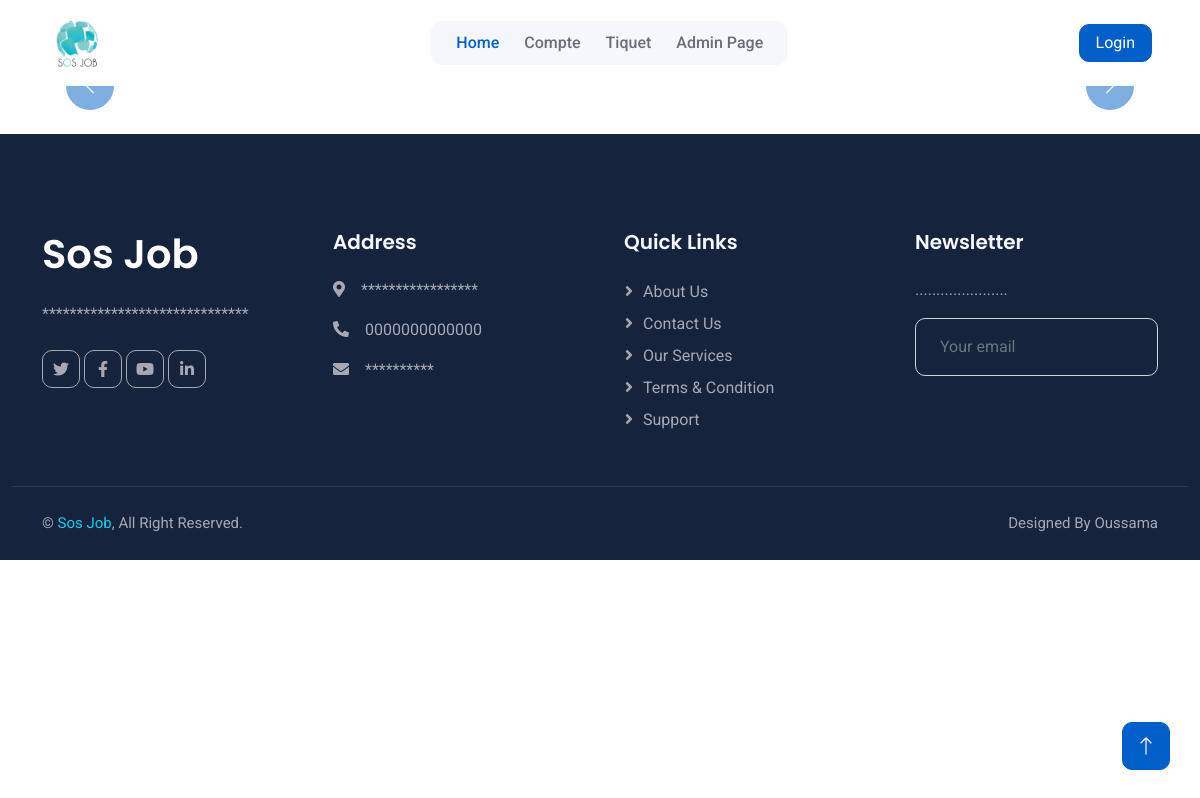
Before: / with the older database file.
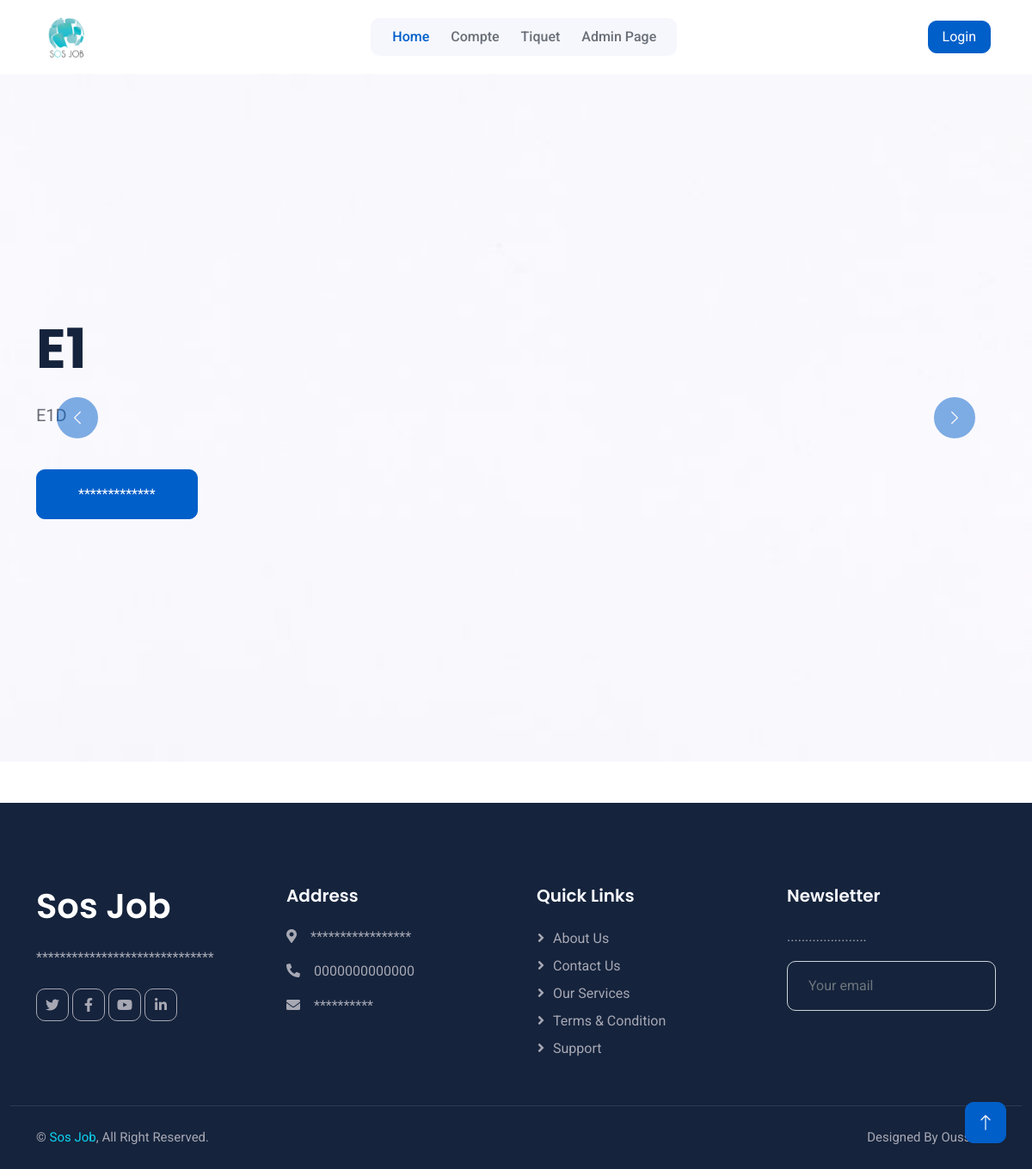
After: the same page with the newer database file.
### admin_Sos/models.py (models this page shows)
class Event(models.Model):
    Statut= (
        ('ELEVE','ELEVE'),
        ('MOYENE','MOYENE'),
        ('FAIBLE','FAIBLE'),
    )
    Name=models.CharField(null=True, blank=True,max_length=100)
    Description=models.CharField(null=True, blank=True,max_length=1000)
    priorite=models.CharField(null=True, blank=True,max_length=100,choices=Statut)
    image=models.ImageField(null=True, blank=True)
    Date_debut = models.DateField(null=True,blank=True)
    Date_fin = models.DateField(null=True,blank=True)

### admin_Sos/views.py (the view)
# urls.py: path('', views.IndexView, name='home'),
def IndexView(request):
    current_date = datetime.now().date()
    events = Event.objects.filter(Date_debut__lte=current_date, Date_fin__gte=current_date)
    print(events.count())
    events_eleve = []
    events_moyen = []
    events_faible = []
    for event in events:
        if event.priorite == "ELEVE":
            events_eleve.append(event)
        elif event.priorite == "MOYENE":
            events_moyen.append(event)
        elif event.priorite == "FAIBLE":
            events_faible.append(event)
    events_selected = []
    events_selected.extend(events_eleve[:4])
    events_selected.extend(events_moyen[:4 - len(events_selected)])
    events_selected.extend(events_faible[:4 - len(events_selected)])
    context = {
        'events': events_selected,
    }
    return render(request, 'Agent/index.html', context)

### Templates/Agent/index.html (shortened to what this page needs)
{% extends 'Agent/Base/homebase.html' %}
{% block body %}{% include 'Agent/content/content_index.html'%}{% endblock  %}

### Templates/Agent/Base/homebase.html (shortened to what this page needs)
{% load static %}
<!DOCTYPE html>
<html lang="en">
  <head>
    <link
      href="https://cdnjs.cloudflare.com/ajax/libs/font-awesome/5.10.0/css/all.min.css"
      rel="stylesheet"
    />
    <link
      href="https://cdn.jsdelivr.net/npm/bootstrap-icons@1.4.1/font/bootstrap-icons.css"
      rel="stylesheet"
    />
    <link href="{% static 'Site de Societe/lib/animate/animate.min.css' %}" rel="stylesheet" />
    <link href="{% static 'Site de Societe/lib/owlcarousel/assets/owl.carousel.min.css' %}" rel="stylesheet" />
    <link href="{% static 'Site de Societe/css/bootstrap.min.css'  %} " rel="stylesheet" />
    <link href="{% static 'Site de Societe/css/style.css' %} " rel="stylesheet" />
  </head>
<body>
  {% include  'Agent/Base/header.html' %}
        {% block body %}{% endblock  %}
        {% block foot %}
        {% include 'Agent/Base/footer.html' %}
        {% endblock  %}
</body>
</html>

### Templates/Agent/Base/header.html (shortened to what this page needs)
{% load static %}
<body>
  <nav
    class="navbar navbar-expand-lg bg-white navbar-light sticky-top px-4 px-lg-5"
  >
    <a href="{% url 'home' %}" class="navbar-brand d-flex align-items-center">
      <h1 class="m-0">
        <img
          class="img-fluid me-3"
          src="{% static 'Site de Societe/img/icon/icon_1.jpg' %}"
          alt=""
        />
      </h1>
    </a>
    <div class="collapse navbar-collapse" id="navbarCollapse">
      <div class="navbar-nav mx-auto bg-light rounded pe-4 py-3 py-lg-0">
        <a href="{% url 'home' %}" class="nav-item nav-link active">Home</a>
        <a href="{% url 'Userpage' %}" class="nav-item nav-link">Compte</a>
        <a href="{% url 'Tiquet' %}" class="nav-item nav-link">Tiquet</a>
        <a href="{% url 'home_admin' %}" class="nav-item nav-link">Admin Page</a>
      </div>
    </div>
    {% if not request.user.is_authenticated%}
    <a href="{% url 'login' %}" class="btn btn-primary px-3 d-none d-lg-block">Login</a>
    {% endif %}
  </nav>

### Templates/Agent/content/content_index.html (shortened to what this page needs)
{% load static %}
    <div class="container-fluid p-0 mb-5 wow fadeIn" data-wow-delay="0.1s">
      <div id="header-carousel" class="carousel slide" data-bs-ride="carousel">
        <div class="carousel-inner">
          {% for event in events %}
          <div class="carousel-item {% if forloop.first %} active{% endif %}">
            <img class="w-100" src="{{event.image.url}}" alt="Image"/>
            <div class="carousel-caption">
              <div class="container">
                <div class="row">
                  <div class="col-12 col-lg-6">
                    <h1 class="display-3 text-dark mb-4 animated slideInDown">
                      {{event.Name}}
                    </h1>
                    <p class="fs-5 text-body mb-5">
                      {{event.Description}}
                    </p>
                    <a href="" class="btn btn-primary py-3 px-5">*************</a>
                  </div>
                </div>
              </div>
            </div>
          </div>
          {% endfor %}
        </div>
        <button
          class="carousel-control-prev"
          type="button"
          data-bs-target="#header-carousel"
          data-bs-slide="prev"
        >
          <span class="carousel-control-prev-icon" aria-hidden="true"></span>
        </button>
        <button
          class="carousel-control-next"
          type="button"
          data-bs-target="#header-carousel"
          data-bs-slide="next"
        >
          <span class="carousel-control-next-icon" aria-hidden="true"></span>
        </button>
      </div>
    </div>

### Templates/Agent/Base/footer.html (shortened to what this page needs)
{% load static %}
    <div
      class="container-fluid bg-dark footer mt-5 pt-5 wow fadeIn"
      data-wow-delay="0.1s"
    >
      <div class="container py-5">
        <div class="row g-5">
          <div class="col-lg-3 col-md-6">
            <h1 class="text-white mb-4">
             Sos Job
            </h1>
            <p>
              ******************************
            </p>
            <div class="d-flex pt-2">
              <a class="btn btn-square me-1" href=""
                ><i class="fab fa-twitter"></i
              ></a>
              <a class="btn btn-square me-1" href=""
                ><i class="fab fa-facebook-f"></i
              ></a>
              <a class="btn btn-square me-1" href=""
                ><i class="fab fa-youtube"></i
              ></a>
              <a class="btn btn-square me-0" href=""
                ><i class="fab fa-linkedin-in"></i
              ></a>
            </div>
          </div>
          <div class="col-lg-3 col-md-6">
            <h5 class="text-light mb-4">Address</h5>
            <p>
              <i class="fa fa-map-marker-alt me-3"></i>*****************
            </p>
            <p><i class="fa fa-phone-alt me-3"></i>0000000000000</p>
            <p><i class="fa fa-envelope me-3"></i>**********</p>
          </div>
          <div class="col-lg-3 col-md-6">
            <h5 class="text-light mb-4">Quick Links</h5>
            <a class="btn btn-link" href="">About Us</a>
            <a class="btn btn-link" href="">Contact Us</a>
            <a class="btn btn-link" href="">Our Services</a>
            <a class="btn btn-link" href="">Terms & Condition</a>
            <a class="btn btn-link" href="">Support</a>
          </div>
          <div class="col-lg-3 col-md-6">
            <h5 class="text-light mb-4">Newsletter</h5>
            <p>......................</p>
            <div class="position-relative mx-auto" style="max-width: 400px">
              <input
                class="form-control bg-transparent w-100 py-3 ps-4 pe-5"
                type="text"
                placeholder="Your email"
              />
            </div>
          </div>
        </div>
      </div>
      <div class="container-fluid copyright">
        <div class="container">
          <div class="row">
            <div class="col-md-6 text-center text-md-start mb-3 mb-md-0">
              &copy; <a href="#">Sos Job</a>, All Right Reserved.
            </div>
            <div class="col-md-6 text-center text-md-end">
              Designed By Oussama</a>
            </div>
          </div>
        </div>
      </div>
    </div>
    <a href="#" class="btn btn-lg btn-primary btn-lg-square back-to-top"
      ><i class="bi bi-arrow-up"></i
    ></a>
</body>

### static/Site de Societe/css/style.css (style rules this page uses)
:root { --primary: #015FC9; --secondary: #0DD3F1; --light: #F6F7FC; --dark: #15233C; }
.back-to-top { position: fixed; display: none; right: 30px; bottom: 30px; z-index: 99; }
.btn { transition: .5s; }
.btn.btn-primary, .btn.btn-outline-primary:hover, .btn.btn-secondary, .btn.btn-outline-secondary:hover { color: #FFFFFF; }
.btn-square { width: 38px; height: 38px; }
.btn-lg-square { width: 48px; height: 48px; }
.btn-square, .btn-sm-square, .btn-lg-square { padding: 0; display: flex; align-items: center; justify-content: center; font-weight: normal; }
.navbar.sticky-top { top: -100px; transition: .5s; }
.navbar .navbar-brand img { max-height: 60px; }
.navbar .navbar-nav .nav-link { margin-left: 25px; padding: 10px 0; color: #696E77; font-weight: 500; outline: none; }
.navbar .navbar-nav .nav-link:hover, .navbar .navbar-nav .nav-link.active { color: var(--primary); }
.carousel-caption { top: 0; left: 0; right: 0; bottom: 0; display: flex; align-items: center; text-align: start; z-index: 1; }
.carousel-control-prev, .carousel-control-next { width: 15%; }
.carousel-control-prev-icon, .carousel-control-next-icon { width: 3rem; height: 3rem; background-color: var(--primary); border: 15px solid var(--primary); border-radius: 50px; }
.footer { color: #A7A8B4; }
.footer .btn.btn-link { display: block; margin-bottom: 5px; padding: 0; text-align: left; color: #A7A8B4; font-weight: normal; text-transform: capitalize; transition: .3s; }
.footer .btn.btn-link::before { position: relative; content: "\f105"; font-family: "Font Awesome 5 Free"; font-weight: 900; color: #A7A8B4; margin-right: 10px; }
.footer .btn.btn-square { color: #A7A8B4; border: 1px solid#A7A8B4; }
.footer .copyright { padding: 25px 0; font-size: 15px; border-top: 1px solid rgba(256, 256, 256, .1); }
.footer .copyright a { color: var(--secondary); }

Changed rows visible on the page:
added Event: image (picture), Name "E1", Description "E1D"
